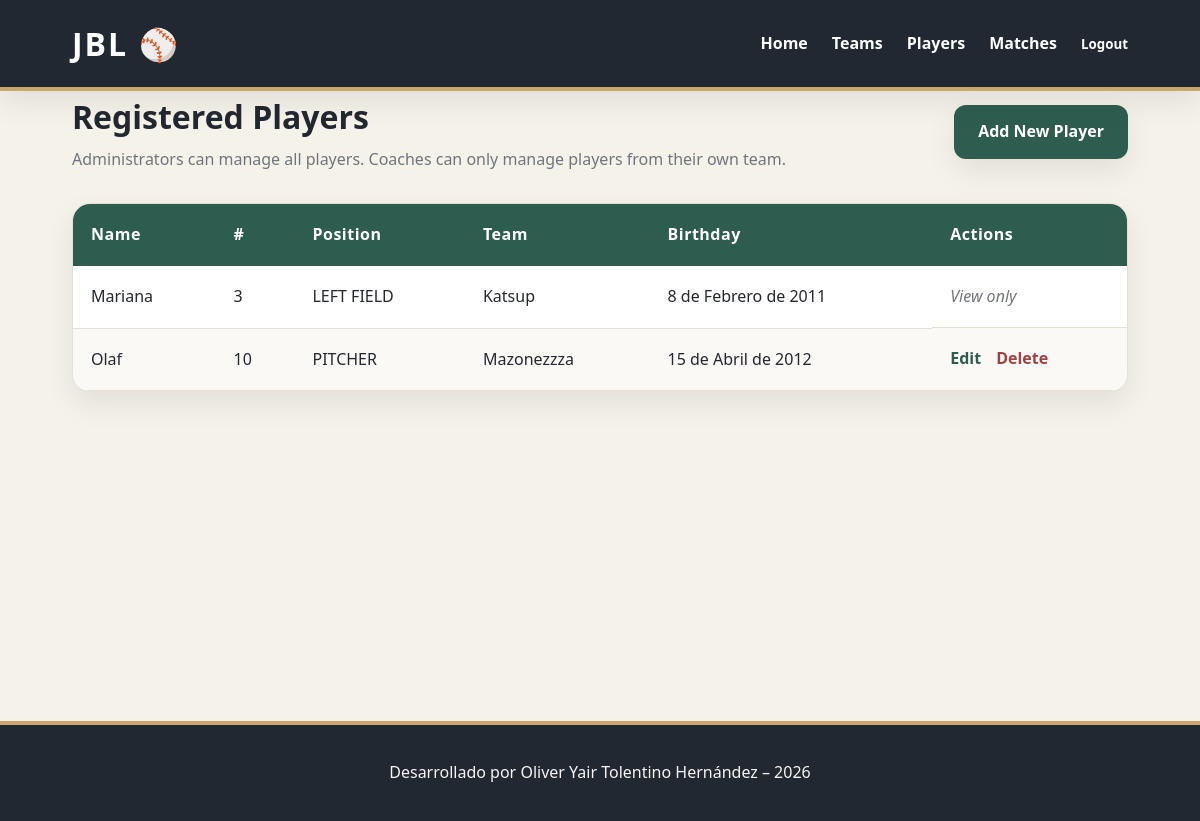
Screenshot of /league/players/ (signed in) with the database file from the repository.
### apps/league/models.py (models this page shows, shortened)
class Player(models.Model):
    POSITION_CHOICES = [
        ("PITCHER", "Pitcher"),
        ("CATCHER", "Catcher"),
        ("FIRST BASE", "First Base"),
        ("SECOND BASE", "Second Base"),
        ("THIRD BASE", "Third Base"),
        ("SHORTSTOP", "Shortstop"),
        ("LEFT FIELD", "Left Field"),
        ("CENTER FIELD", "Center Field"),
        ("RIGHT FIELD", "Right Field"),
    ]
    name = models.CharField(
        max_length=100
    )
    number = models.IntegerField()
    position = models.CharField(
        max_length=50,
        choices=POSITION_CHOICES
    )
    birth_date = models.DateField()
    team = models.ForeignKey(
        Team,
        on_delete=models.CASCADE
    )
    class Meta:
        unique_together = ("team", "number")

class Team(models.Model):
    CATEGORY_CHOICES = [
        ("STARTER", "Starter 6-9"),
        ("JUNIOR", "Junior 10-13"),
        ("UPPER", "Upper 14-17"),
    ]
    name = models.CharField(
        max_length=100,
        unique=True
    )
    city = models.CharField(
        max_length=100
    )
    owner = models.ForeignKey(
        User,
        on_delete=models.CASCADE,
        related_name="teams",
        default=1
    )
    category = models.CharField(
        max_length=10,
        choices=CATEGORY_CHOICES,
        default="STARTER"
    )

### apps/league/views.py (the view)
# urls.py: path("players/", views.PlayerListView.as_view(), name="player_list"),
class PlayerListView(LoginRequiredMixin, ListView):
    model = Player
    template_name = "league/player_list.html"
    context_object_name = "players"
    def get_queryset(self):
        return (
            Player.objects
            .select_related("team", "team__owner")
            .order_by("team__name", "name")
        )

### apps/league/templates/league/player_list.html
{% extends "league/base.html" %}
{% block content %}
<section class="container">
  <div class="table-header">
    <div>
      <h1>Registered Players</h1>
      <p class="table-subtitle">
        Administrators can manage all players. Coaches can only manage players from their own team.
      </p>
    </div>
    {% if user.is_superuser or user.is_staff %}
    <a href="{% url 'player_create' %}" class="btn-add"> Add New Player </a>
    {% endif %}
  </div>
  <div class="table-wrapper">
    <table class="styled-table">
      <thead>
        <tr>
          <th>Name</th>
          <th>#</th>
          <th>Position</th>
          <th>Team</th>
          <th>Birthday</th>
          <th>Actions</th>
        </tr>
      </thead>
      <tbody>
        {% for player in players %}
        <tr>
          <td>{{ player.name }}</td>
          <td>{{ player.number }}</td>
          <td>{{ player.position }}</td>
          <td>{{ player.team.name }}</td>
          <td>{{ player.birth_date }}</td>
          <td class="actions">
            {% if user.is_superuser %}
              <a href="{% url 'player_update' player.pk %}" class="edit-link">Edit</a>
              <a href="{% url 'player_delete' player.pk %}" class="delete-link">Delete</a>
            {% elif user.is_staff and player.team.owner == user %}
              <a href="{% url 'player_update' player.pk %}" class="edit-link">Edit</a>
              <a href="{% url 'player_delete' player.pk %}" class="delete-link">Delete</a>
            {% else %}
              <span class="no-action">View only</span>
            {% endif %}
          </td>
        </tr>
        {% empty %}
        <tr>
          <td colspan="6" class="empty-state">No players registered yet.</td>
        </tr>
        {% endfor %}
      </tbody>
    </table>
  </div>
</section>
{% endblock %}

### apps/league/static/league/css/style.css (style rules this page uses)
:root { --bg:#f5f2ea; --card:#ffffff; --primary:#2E5D50; --primary-dark:#21453B; --accent:#C9A66B; --danger:#9E4242; --text:#23272F; --gray:#70757D; --border:#E5E1D8; --shadow:0 12px 30px rgba(0,0,0,.08); --radius:18px; --speed:.3s; }
* { margin:0; padding:0; box-sizing:border-box; font-family:"Segoe UI",sans-serif; }
body { background:var(--bg); color:var(--text); line-height:1.6; }
.container, .cards, .dashboard-section, .public-intro, .messages-wrapper, .welcome-user { width:min(88%,1200px); margin:auto; }
.table-header { display:flex; justify-content:space-between; align-items:center; flex-wrap:wrap; gap:20px; margin-bottom:30px; }
.table-header h1 { font-size:2rem; }
.table-subtitle { color:var(--gray); margin-top:5px; }
.btn-add { display:inline-flex; align-items:center; justify-content:center; padding:14px 24px; background:var(--primary); color:#fff; text-decoration:none; border-radius:12px; font-weight:700; transition:var(--speed); box-shadow:var(--shadow); }
.table-wrapper { background:var(--card); border-radius:var(--radius); overflow:auto; border:1px solid var(--border); box-shadow:var(--shadow); }
.styled-table { width:100%; min-width:900px; border-collapse:collapse; }
.styled-table th { background:var(--primary); color:#fff; padding:18px; text-align:left; font-weight:700; letter-spacing:.5px; }
.styled-table td { padding:18px; border-bottom:1px solid var(--border); }
.styled-table tbody tr:nth-child(even) { background:#faf9f6; }
.actions { display:flex; gap:15px; flex-wrap:wrap; align-items:center; }
.edit-link, .delete-link { text-decoration:none; font-weight:700; transition:var(--speed); }
.edit-link { color:var(--primary); }
.delete-link { color:var(--danger); }
.no-action { color:var(--gray); font-style:italic; }
.card, .stat-card, .table-wrapper, .form-card, .public-intro, .welcome-user { position:relative; overflow:hidden; }
.btn, .btn-add, .btn-secondary, .btn-delete { transition: background .3s, transform .25s, box-shadow .25s; }
.edit-link, .delete-link { position:relative; }
.edit-link::after, .delete-link::after { content:""; position:absolute; left:0; bottom:-3px; width:0%; height:2px; transition:.3s; }
.edit-link::after { background:var(--primary); }
.delete-link::after { background:var(--danger); }
.card, .stat-card, .btn, .btn-add, .table-wrapper, .form-card { animation:fadeUp .45s ease; }

### rows the page displays
Player: name "Mariana", number "3", position "LEFT FIELD", team.name "Katsup", birth_date "8 de Febrero de 2011", shows "View only"
Player: name "Olaf", number "10", position "PITCHER", team.name "Mazonezzza", birth_date "15 de Abril de 2012", shows "Edit"
